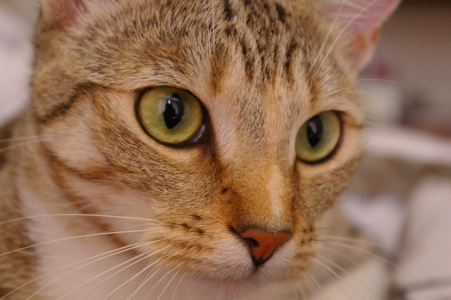
#> input picture skimage.data.chelsea(), 451 x 300 px; the run also reads 3 pictures not shown here
$ jupyter execute --allow-errors Practica-4.ipynb   (shell and % lines are left out)
#> lines starting #> are read from the running program, lines starting #| are printed output that depends on the picture
### Practica 4/skdemo/_skdemo.py
from __future__ import division

import numpy as np
import matplotlib.pyplot as plt
import matplotlib.colors as colors

from scipy.ndimage import grey_dilation

from skimage import img_as_float
from skimage import color
from skimage import exposure
from skimage.util.dtype import dtype_limits

__all__ = ['imshow_all', 'imshow_with_histogram', 'mean_filter_demo',
           'mean_filter_interactive_demo', 'plot_cdf', 'plot_histogram']


# Gray-scale images should actually be gray!
plt.rcParams['image.cmap'] = 'gray'


#--------------------------------------------------------------------------
#  Custom `imshow` functions
#--------------------------------------------------------------------------

# [17 lines left out: function imshow_rgb_shifted, not called in this run]


def imshow_all(*images, **kwargs):
    """ Plot a series of images side-by-side.

    Convert all images to float so that images have a common intensity range.

    Parameters
    ----------
    limits : str
        Control the intensity limits. By default, 'image' is used set the
        min/max intensities to the min/max of all images. Setting `limits` to
        'dtype' can also be used if you want to preserve the image exposure.
    titles : list of str
        Titles for subplots. If the length of titles is less than the number
        of images, empty strings are appended.
    kwargs : dict
        Additional keyword-arguments passed to `imshow`.
    """
    images = [img_as_float(img) for img in images]

    titles = kwargs.pop('titles', [])
    if len(titles) != len(images):
        titles = list(titles) + [''] * (len(images) - len(titles))

    limits = kwargs.pop('limits', 'image')
    if limits == 'image':
        kwargs.setdefault('vmin', min(img.min() for img in images))
        kwargs.setdefault('vmax', max(img.max() for img in images))
    elif limits == 'dtype':
        vmin, vmax = dtype_limits(images[0])
        kwargs.setdefault('vmin', vmin)
        kwargs.setdefault('vmax', vmax)

    nrows, ncols = kwargs.get('shape', (1, len(images)))

    size = nrows * kwargs.pop('size', 5)
    width = size * len(images)
    if nrows > 1:
        width /= nrows * 1.33
    fig, axes = plt.subplots(nrows=nrows, ncols=ncols, figsize=(width, size))
    for ax, img, label in zip(axes.ravel(), images, titles):
        ax.imshow(img, **kwargs)
        ax.set_title(label)


def imshow_with_histogram(image, **kwargs):
    """ Plot an image side-by-side with its histogram.

    - Plot the image next to the histogram
    - Plot each RGB channel separately (if input is color)
    - Automatically flatten channels
    - Select reasonable bins based on the image's dtype

    See `plot_histogram` for information on how the histogram is plotted.
    """
    width, height = plt.rcParams['figure.figsize']
    fig, (ax_image, ax_hist) = plt.subplots(ncols=2, figsize=(2*width, height))

    kwargs.setdefault('cmap', plt.cm.gray)
    if (image.dtype == "uint8"):
        ax_image.imshow(image, norm=colors.Normalize(vmin=0, vmax=255), **kwargs)
    elif(image.dtype == "float" or image.dtype == "float64" or image.dtype == "float32"):
        ax_image.imshow(image, norm=colors.Normalize(vmin=0, vmax=1), **kwargs)
    else:
        ax_image.imshow(image, **kwargs)

    plot_histogram(image, ax=ax_hist)

    # pretty it up
    ax_image.set_axis_off()
    match_axes_height(ax_image, ax_hist)
    return ax_image, ax_hist


#--------------------------------------------------------------------------
#  Helper functions
#--------------------------------------------------------------------------


def match_axes_height(ax_src, ax_dst):
    """ Match the axes height of two axes objects.

    The height of `ax_dst` is synced to that of `ax_src`.
    """
    # HACK: plot geometry isn't set until the plot is drawn
    plt.draw()
    dst = ax_dst.get_position()
    src = ax_src.get_position()
    ax_dst.set_position([dst.xmin, src.ymin, dst.width, src.height])


# [4 lines left out: function plot_cdf, not called in this run]


def plot_histogram(image, ax=None, **kwargs):
    """ Plot the histogram of an image (gray-scale or RGB) on `ax`.

    Calculate histogram using `skimage.exposure.histogram` and plot as filled
    line. If an image has a 3rd dimension, assume it's RGB and plot each
    channel separately.sdfasd
    """
    ax = ax if ax is not None else plt.gca()

    if image.ndim == 2:
        _plot_histogram(ax, image, color='black', **kwargs)
    elif image.ndim == 3:
        # `channel` is the red, green, or blue channel of the image.
        for channel, channel_color in zip(iter_channels(image), 'rgb'):
            _plot_histogram(ax, channel, color=channel_color, **kwargs)


def _plot_histogram(ax, image, alpha=0.3, **kwargs):
    # Use skimage's histogram function which has nice defaults for
    # integer and float images.
    hist, bin_centers = exposure.histogram(image)
    ax.fill_between(bin_centers, hist, alpha=alpha, **kwargs)
    ax.set_xlabel('Nivel de Gris')
    ax.set_ylabel('Cantidad de Pixeles')
    l, r = ax.set_xlim()
    m = image.min()
    M = image.max()

	#Para que el gráfico incie en 0 y termine en 1 o 255
    if (m >= 0):
        if (M > 1):
            l = -10
        else:
            l = -0.025

    if (M >= 0 and M <= 1):
        r = 1.025
    elif(M > 1 and M <= 255):
        r = 265

    ax.set_xlim(l, r)


# [69 lines left out: functions iter_channels, mean_filter_demo, mean_filter_interactive_demo, iter_kernel, iter_pixels, bounded_slice, not called in this run]

### Practica 4/Practica-4.ipynb
# Filtrado Espacial: Suavizado y Realzado

Las operaciones de filtrado son comúnmente usadas en el preprocesamiento de imágenes tanto como para eliminar el ruido, como para realzar los objetos y sus características visuales.

## Filtrado Local (Operaciones de Vecindad)

Cuando se habla de Filtrado "local" se hace referencia a aquellas operaciones en las que el valor de un píxel se ajusta con base en los píxeles que están su vecindario. La influencia que tiene cada uno de los píxeles en un vecindario está determinada por la "máscara" o el "kernel" de convolución.

Antes de revisar las funciones que provee `skimage` para el filtrado de imágenes es importante que se familiarice completamente con la operación de convolución.

<div style="padding:10px; border-radius:10px; border:2px solid #A43D39; background:#EEEEEE">
<span style="color:#A43D39"><h3>**Nota:**</h3></span> Tenga presente que este tipo de operaciones se realizan solo sobre imágenes en niveles de gris, por lo tanto, si requiere aplicarlas sobre imágenes a color debe aplicar la operación por separado a cada canal. </div>

Ahora sí, empecemos ... !

[cell 1]
# Siempre que usemos matplotlib en Jupyter es necesario poner esta línea antes de cualquier otra

# Importamos las bibliotecas necesarias y les asigamos un alias
import skimage                           # Biblioteca para la manipulación de imágenes
import numpy as np                       # Biblioteca para la manipulación de matrices

# Importamos algunos paquetes específicos
from matplotlib import pyplot as plt     # Biblioteca para crear graficas y mostrar las imágenes en pantalla
from skimage import data                 # Paquete con imágenes de prueba
from skimage import io                   # Paquete para lectura/escritura de imágenes

from skimage import color                # Paquete con las operaciones de transformaciones entre espacios de color
from skimage import exposure             # Paquete con las funciones para calcular y alterar el histograma

import skdemo                            # Paquete ESPECIAL ADJUNTO con algunas funciones extra de visualización

####################
from skimage import filters              # Paquete que contiene las máscaras y filtros de suavizado y realzado
from skimage import util                 # Paquete que contiene las funciones para cambiar el tipo de dato de las imágenes

from scipy import ndimage                # Usamos esta biblioteca para realizar la operación de convolución


# Con este nos aseguramos que las imagenes en niveles de gris, se vean como tal siempre.
plt.rcParams['image.cmap'] = 'gray'
plt.rcParams['image.interpolation'] = 'none'

### Convolución de imágenes

La convolución es una de las operaciones  más críticas y fundamentales en  el procesamiento de imágenes y la visión artificial. El término en sí mismo tiende a asustar a la gente, de hecho, la palabra  parece tener una connotación negativa. Sin embargo, **las convoluciones son todo menos atemorizantes**. En realidad, son bastante fáciles de entender.

En palabras simples, una convolución (de imágenes) es simplemente la multiplicación, uno a uno, de los elementos de dos matrices seguida de una suma.

Toda operación de convolución tiene un `kernel` que es, regularmente, una matriz muchos más pequeña que la imagen original. De acuerdo a los valores en el `kernel`, este se puede usar bien sea para desenfocar la imagen (suavisarla), hacerla más nítida (realzarla) o para detectar los bordes en la misma, entre otras operaciones. Empecemos con un `kernel` de suavizado: el `kernel` de un <span style="background-color:#DDDDDD; color:blue; font-family:Courier new"> filtro promedio</span>:

El resultado de la convolución de una imagen se calcula de la siguiente manera para cada píxel en la imagen:
* Centre el kernel en el píxel
* Multiplique uno a uno los valores de los píxeles de la imagen con el valor del kernel
* Sume los resultados de las multiplicaciones
* En la imagen de salida, reemplace el píxel central por el valor de la suma

Este proceso se ejemplifica en la siguiente figura:

### Ejemplo de Convolución

Veamos como aplciar una convolución en una pequeña imagen:

[cell 2]
# creamos una imagen de tipo FLOTANTE
img = np.zeros((7, 7), dtype=float)
img[1:6, 1:6] = 0.5
img[2:5, 2:5] = 1

plt.imshow(img)

<div style="padding:10px; border-radius:10px; border:2px solid #4BACC6; background:#EEEEEE">
<span style="color:#4BACC6" ><h3>**Para Tener en Cuenta:**</h3></span> En este ejemplo usamos una imagen de tipo <span style="color:green; font-family:Courier new" >float</span>, porque la operación de convolución puede generar valores negativos o valores mayores a 255 (valores fuera del rango de una imagen tipo <span style="color:green; font-family:Courier new" >uint8</span>)</span>

[cell 3]
# Creamos el kernel de convolución
# Nota: si no recuerda esto, revise nuevamente la Práctica 0
k = np.full((3,3), 1/9)

# Visualizamos la matriz de la imagen. Note como se hace el print ...
print ("Imagen Original: ")
print (np.array_str(img, precision=2))

# Visualizamos la matriz del kernel. Note como se hace el print ...
print ("\nKernel de Convolución:")
print (np.array_str(k, precision=2))

Ahora que tenemos la imagen y el kernel podemos aplicar la convolución:

[cell 4]
# Aplicamos la convolución
# Note que la función de convolución está en el paquete ndimage de scipy
out = ndimage.convolve(img, k, mode='constant', cval=0.0)

# Visualizamos la matriz de la imagen resultante
print ("Imagen Resultado:")
print (np.array_str(out, precision=2))

# Visualizamos la imagen de salida
plt.imshow(out)
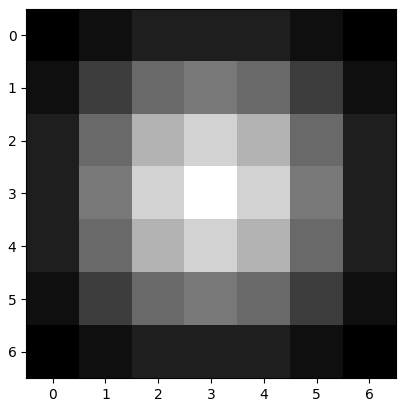
#> figure drawn by matplotlib, 1 panel

Note que aplicar la convolución obtenemos una imagen suavizada (o desenfocada), esto se debe al tipo de kernel que utilizamos, el cual es el kernel de un <span style="background-color:#DDDDDD; color:blue; font-family:Courier new"> filtro promedio</span> con una máscara de 3x3.

En este sentido, debe quedar claro que este kernel de suavizado reemplaza el valor de cada píxel de la imagen por el promedio de los píxeles en un vecindario de tamaño 3x3.

### La Convolución en Acción

Ahora ejecute el siguiente demo, no trate de entenderlo, solo úselo para que vea como funciona la convolución.

**Nota:** Este demo ha sido tomado de los tutoriales de Scikit-Image en http://scikit-image.org

[cell 5]
#--------------------------------------------------------------------------
#  Convolution Demo
#--------------------------------------------------------------------------
from skimage import color
from scipy import ndimage as ndi
from matplotlib import patches

def mean_filter_demo(image, vmax=1):
    mean_factor = 1.0 / 9.0  # This assumes a 3x3 kernel.
    iter_kernel_and_subimage = iter_kernel(image)

    image_cache = []

    def mean_filter_step(i_step):
        while i_step >= len(image_cache):
            filtered = image if i_step == 0 else image_cache[-1][-1][-1]
            filtered = filtered.copy()

            (i, j), mask, subimage = next(iter_kernel_and_subimage)
            filter_overlay = color.label2rgb(mask, image, bg_label=0,
                                             colors=('cyan', 'red'))
            filtered[i, j] = np.sum(mean_factor * subimage)
            image_cache.append(((i, j), (filter_overlay, filtered)))

        (i, j), images = image_cache[i_step]
        fig, axes = plt.subplots(1, len(images), figsize=(10, 5))

        for ax, imc in zip(axes, images):
            ax.imshow(imc, vmax=vmax)
            rect = patches.Rectangle([j - 0.5, i - 0.5], 1, 1, color='yellow', fill=False)
            ax.add_patch(rect)

        plt.show()
    return mean_filter_step


def mean_filter_interactive_demo(image):
    from ipywidgets import IntSlider, interact
    mean_filter_step = mean_filter_demo(image)
    step_slider = IntSlider(min=0, max=image.size-1, value=0)
    interact(mean_filter_step, i_step=step_slider)
#> the sliders are set to i_step = 0


def iter_kernel(image, size=1):
    """ Yield position, kernel mask, and image for each pixel in the image.

    The kernel mask has a 2 at the center pixel and 1 around it. The actual
    width of the kernel is 2*size + 1.
    """
    width = 2*size + 1
    for (i, j), pixel in iter_pixels(image):
        mask = np.zeros(image.shape, dtype='int16')
        mask[i, j] = 1
        mask = ndi.grey_dilation(mask, size=width)
        #mask[i, j] = 2
        subimage = image[bounded_slice((i, j), image.shape[:2], size=size)]
        yield (i, j), mask, subimage


def iter_pixels(image):
    """ Yield pixel position (row, column) and pixel intensity. """
    height, width = image.shape[:2]
    for i in range(height):
        for j in range(width):
            yield (i, j), image[i, j]


def bounded_slice(center, xy_max, size=1, i_min=0):
    slices = []
    for i, i_max in zip(center, xy_max):
        slices.append(slice(max(i - size, i_min), min(i + size + 1, i_max)))
    return slices

#> (a cell that did not finish here is left out)

# Filtros de Suavizado

Los filtros de suavizado son aquellos que permiten suavizar los cambios en la imagen por lo que suelen tener un efecto de desenfoque en las imágenes.

A este tipo de filtros también se les conoce como **filtros paso bajo**, esto debido a que dejan pasar las bajas frecuencias de la imagen (que representan los cambios suaves) pero eliminan o atenúan las altas frecuencias, que son los cambios bruscos y que normalmente representan el ruido y los bordes de la imagen.

`Skimage` proporciona principalmente tres tipo de filtros de suavizado: El <span style="background-color:#DDDDDD; color:blue; font-family:Courier new"> Filtro Promedio</span> y el <span style="background-color:#DDDDDD; color:blue; font-family:Courier new"> Filtro Gaussiano</span> que son filtros lineales y el <span style="background-color:#DDDDDD; color:blue; font-family:Courier new"> Filtro Mediana</span> que es un filtro de orden estadístico.

## Filtro de Suavizado Promedio

En el ejemplo incial aplicamos a la imagen un filtro promedio de 3x3:

Con base en los resultados que obtuvimos se pueden hacer dos observaciones importantes cuando se aplica un filtro de suavizado promedio:
1. La intensidad de los píxeles más brillantes disminuyó
2. La intensidad de los píxeles oscuros, rodeados de píxeles más claros aumentó

Veamos la aplicación del filtro promedio en `Skimage`:

[cell 7]
# Cargamos una de las imágenes en niveles de gris
cat = color.rgb2gray(data.chelsea())
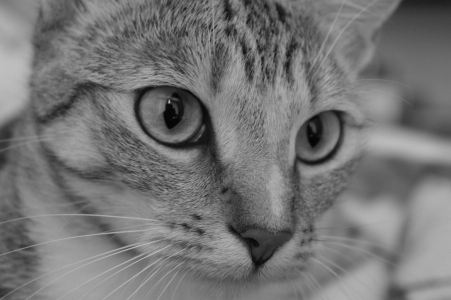
#> cat: shape (300, 451) float64; min 0.0151, max 0.756, mean 0.46

# Revisamos el tipo de la imagen
print ("Tipo de dato de la imagen Original: ", img.dtype)

# Como la imagen es floante debemos pasarla a uint8 o untin16
# El tipo de la imagen debe cambiar porque la función solo recibe imágenes enteras
cat = util.img_as_ubyte(cat)
print ("Tipo de dato de la imagen convertida: ", cat.dtype)
#| Tipo de dato de la imagen convertida:  uint8

# Aplicamos el filtro promedio de 5x5 usando skimage
avg = filters.rank.mean(cat, np.ones((5,5)))

# Mostramos las imágenes
skdemo.imshow_all(cat, avg, titles=["Imagen Original", "Imagen Promedio"])
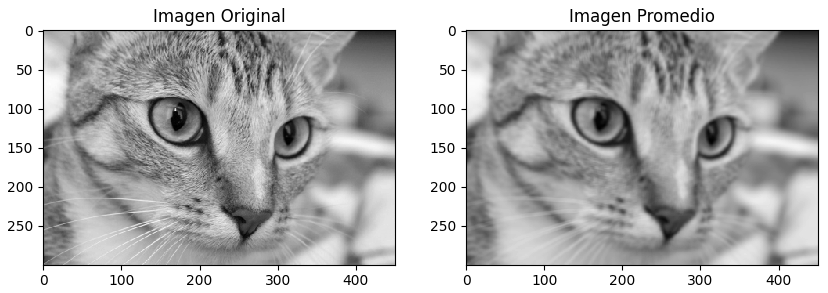
#> figure drawn by matplotlib, 2 panels

Comparando la imagen original con la imagen filtrada, podemos ver que los detalles en esta última son más suaves: los bordes agudos (que son solo bordes entre los píxeles oscuros y brillantes) se suavizan porque los píxeles oscuros reducen la intensidad de los píxeles vecinos y los píxeles brillantes hacen lo contrario.

## Filtro de Suavizado Gaussiano

El filtro Gaussiano es el filtro clásico de suavizado y es muy similar al filtro promedio. Sin embargo, el filtro Gaussiano no pondera de igual manera a todos los píxeles en el vecindario: los píxeles qué están más cerca al píxel central tienen mayor peso que aquellos que están más alejados de este.

La fórmula para la generación del filtro Gaussiano es:

$$
k_{r, c} = \frac{1}{2\pi \sigma^2} \exp{\left(-\frac{r^2 + c^2}{2\sigma^2}\right)}
$$

Esta fórmula, que depende del tamaño del filtro y del parámetro $\sigma$, genera diferentes máscaras con formas como la que se muestra a continuación:

Veamos un par de máscaras Gaussianas con diferentes valores de $\sigma$:

[cell 8]
# Creamos una matriz de zeros y cambiamos el valor del píxel central
m = np.zeros((5,5))
m[2,2] = 1

# Usamos la función del paquete filters para generar la máscara
k_gauss = filters.gaussian(m, sigma=0.5)
print("Kernel con sigma = 0.5:\n", np.array_str(k_gauss, precision=3,  suppress_small=True))

# Variamos el tamaño de sigma
k_gauss = filters.gaussian(m, sigma=1)
print("\n\nKernel con sigma = 1:\n", np.array_str(k_gauss, precision=3, suppress_small=True))

Observe que entre mayor sea el parámetro $\sigma$, mayor es la cobertura del filtro. Este valor tiene un impacto directo en qué tanto se suaviza la imagen. Entre mayor sea el valor de $\sigma$, mayor será el suavizado en la imagen.

Observemos el comportamiento de este filtro en una pequeña imagen:

[cell 9]
# Creamos la imagen de prueba
img = np.zeros((7, 7), dtype=float)
img[2:5, 2:5] = 0.5

# Filtramos la imagen usando un sigma=0.5
out_1 = filters.gaussian(img, sigma=0.5)

# Filtramos la imagen usando un sigma=1.0
out_2 = filters.gaussian(img, sigma=1.0)

# Visualizamos las imágenes
skdemo.imshow_all(img, out_1, out_2, titles=["Original", "Filtro Gauss con Sigma=0.5", "Filtro Gauss con Sigma=1.0"])
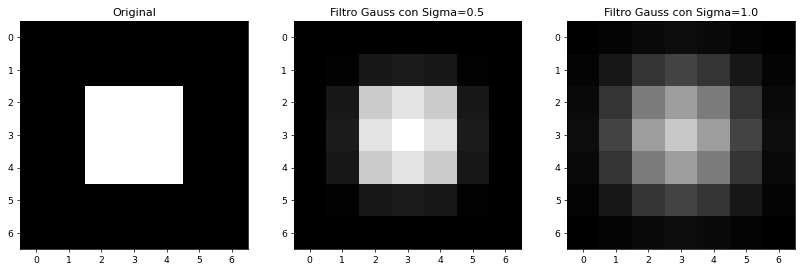
#> figure drawn by matplotlib, 3 panels

Note, como con un valor mayor de sigma, se suaviza más el contenido de la imagen.

Ahora vemos la comparación entre el filtro promedio de 5x5 y un filtro gaussiano con sigma = 1.

[cell 10]
# Aplicamos el filtro Gaussiano en la imagen del gato
gauss = filters.gaussian(cat, sigma=1.0)

# Mostramos las imágenes
skdemo.imshow_all(cat, avg, gauss, titles=["Original", "Filtro Promedio", "Filtro Gaussiano"])
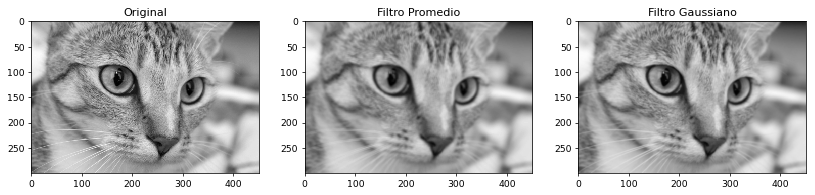
#> figure drawn by matplotlib, 3 panels

Probemos ahora en una imagen con ruido añadido:

[cell 11]
# Cargamos la imagen astronauta
ast = color.rgb2gray(data.astronaut())
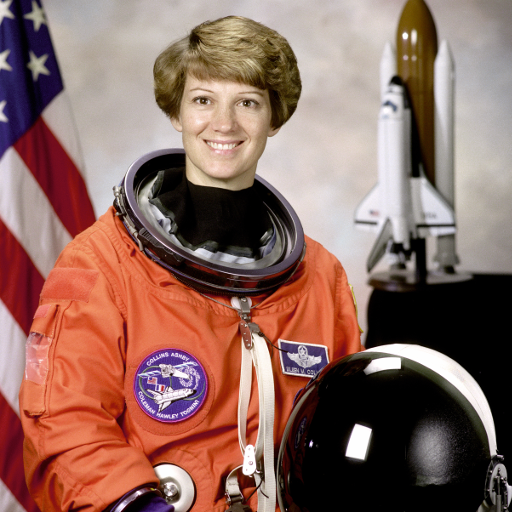
#> input picture skimage.data.astronaut(), 512 x 512 px
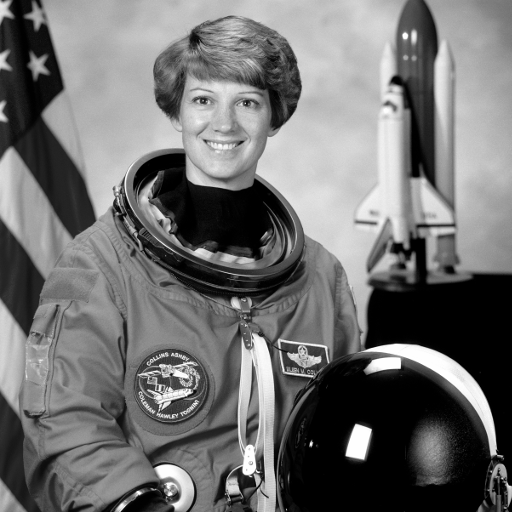
#> ast: shape (512, 512) float64; min 0, max 1, mean 0.442

# Agregamos ruido normal
ast_noised = util.random_noise(ast, mode="speckle")

# Filtramos la imagen con ruido usando un filtro promedio de 5x5
ast_avg = filters.rank.mean(ast_noised, np.ones((5,5)))
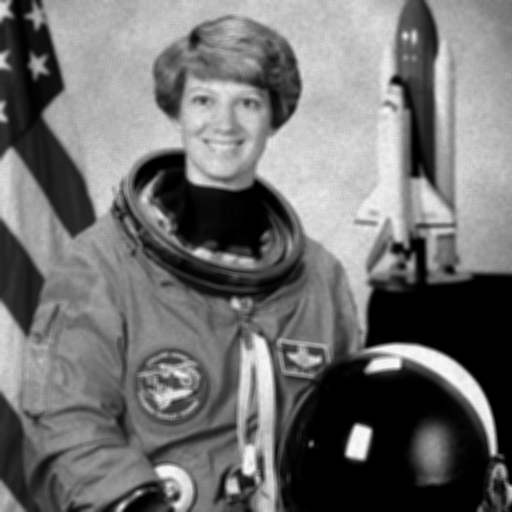
#> ast_avg: shape (512, 512); min 0, max 251, mean 112.1

# Filtramos la imagen con ruido usando un filtro gaussiano
ast_gauss = filters.gaussian(ast_noised, sigma=1.0)

# Mostramos las imágenes
skdemo.imshow_all(ast, ast_noised, titles=["Original", "Con Rudio Agregado"])
skdemo.imshow_all(ast_avg, ast_gauss, titles=["Filtro Promedio", "Filtro Gaussiano"])
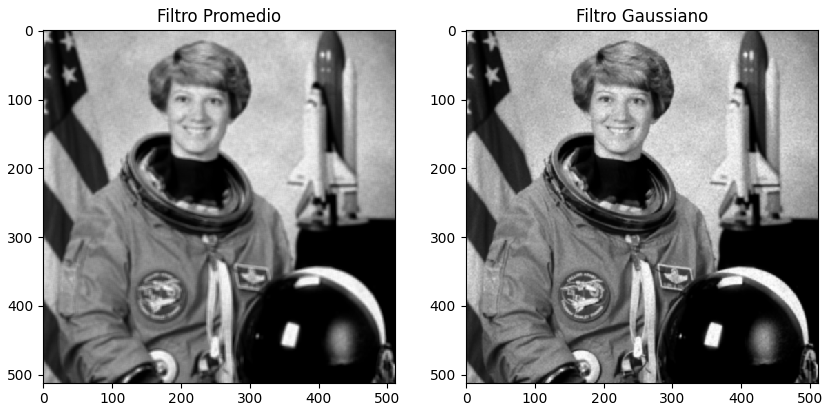
#> figure drawn by matplotlib, 2 panels

Hagamos una prueba más para comparar los resultados entre el filtro promedio y el filtro gaussiano:


[cell 12]
# Cargamos la imagen del fotografo y hacemos un remuestreo a lo "bruto"
cam = data.camera()
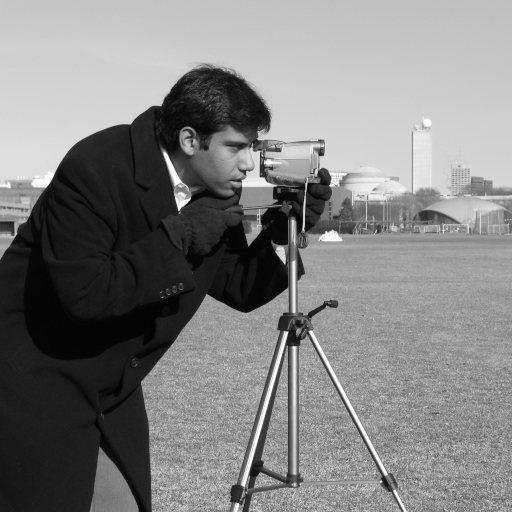
#> input picture skimage.data.camera(), 512 x 512 px
#> cam is the input picture: shape (512, 512); min 0, max 255, mean 129.1

sigma = 15
k = np.ones((3*sigma, 3*sigma))
fot_px_mean = filters.rank.mean(cam, k)
#> (the rest of the program and of its run is left out)
